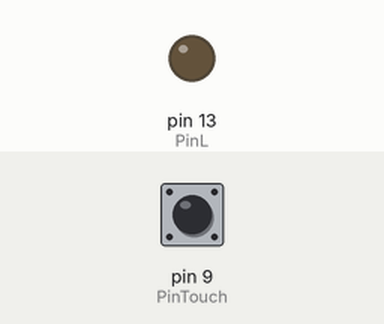
The sketch below on a simulated Arduino Uno, built with avr-gcc and run on an emulated ATmega328P. On the bench: output pins drawn as LEDs (lit = HIGH). The inputs (shaded band) are chosen by the test bench; at power-on: pin 9 (PinTouch) LOW.

Above: at 1.2 s.
1.3 s: pin 9 (PinTouch) pulled HIGH for 0.15 s
At 1.37 s:
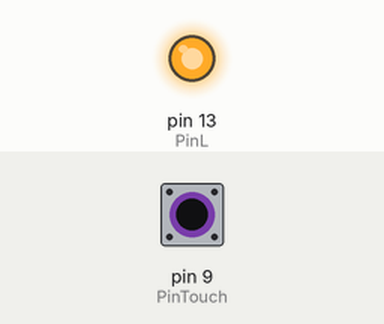
2.9 s: pin 9 (PinTouch) pulled HIGH for 3.2 s
At 6.9 s:
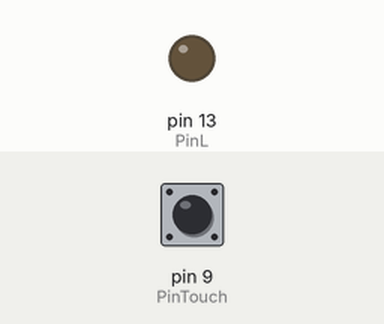
Timing chart, 0 to 8.4 s (numbered marks = the images above; inputs shaded):
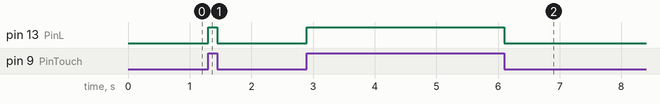

The sketch:

touchsensor.ino
```cpp
int PinL=13;
int PinTouch=9;

void setup() {
  pinMode(PinL, OUTPUT);
  pinMode(PinTouch, INPUT);

}

void loop() {
  digitalWrite(PinL, digitalRead(PinTouch));
  // put your main code here, to run repeatedly:

}
```

Measured:
- after the input at 1.3 s, pin 13 (PinL): LOW → HIGH at once, → LOW 0.15 s later
- after the input at 2.9 s, pin 13 (PinL): LOW → HIGH at once, → LOW 3.2 s later
